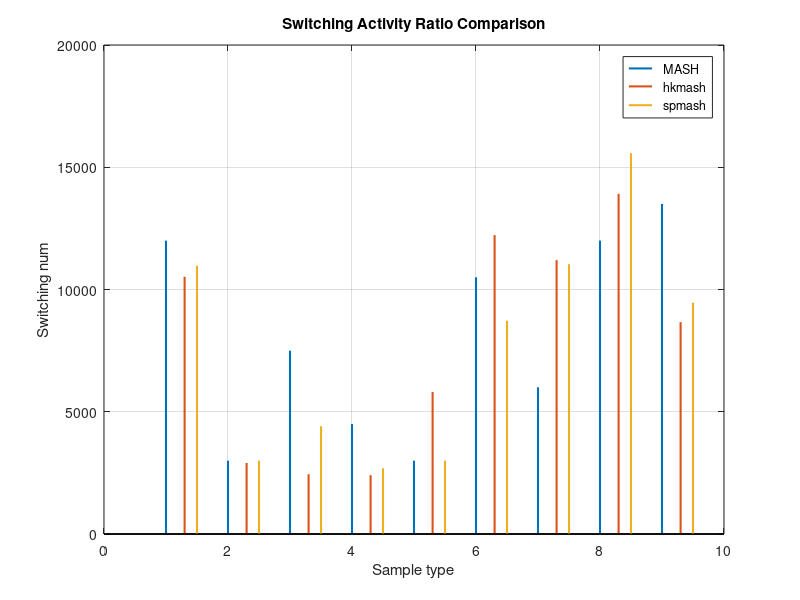

Write the MATLAB code that produced this figure.
%三组数据之间进行对比，一个对比图
A = [ ...
    12000  3000  7500  4500  3000 10500  6000 12000 13500;  % 第 1 行
    10519  2904  2443  2406  5806 12224 11199 13912  8663;  % 第 2 行
    10973  3000  4409  2685  3000  8719 11036 15575  9459];


n = 1:size(A,2);   % 横轴：1~9
x1 = n;               % 第1组
x2 = n + 0.3;          % 第2组
x3 = n + 0.5; 
figure;
hold on; grid on; box on;

stem(x1, A(1,:), 'Marker','none', 'LineWidth',1.5);
stem(x2, A(2,:), 'Marker','none', 'LineWidth',1.5);
stem(x3, A(3,:), 'Marker','none', 'LineWidth',1.5);



xlabel('Sample type');
ylabel('Switching num');
legend('MASH','hkmash','spmash');
title('Switching Activity Ratio Comparison');
hold off;
